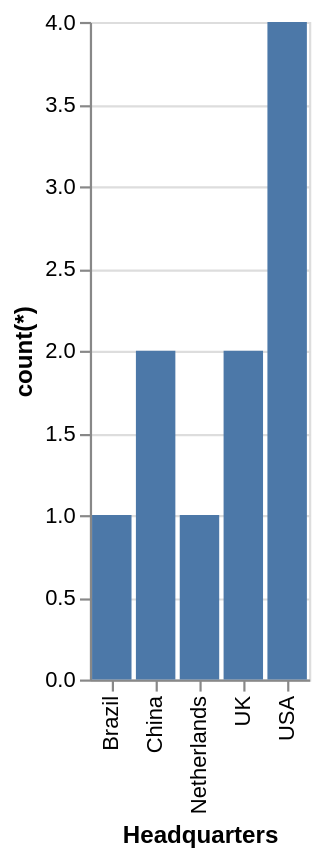

Write the Vega-Lite specification saved for this chart.
### Vega-Lite specification from a JSON file in a GitHub repository (floating-point values rounded to 4 significant figures)
{"data": {"values": [{"x_data": "Brazil", "y_data": 1}, {"x_data": "China", "y_data": 2}, {"x_data": "Netherlands", "y_data": 1}, {"x_data": "UK", "y_data": 2}, {"x_data": "USA", "y_data": 4}]}, "mark": "bar", "encoding": {"x": {"field": "x_data", "type": "nominal", "title": "Headquarters", "sort": "ascending"}, "y": {"field": "y_data", "type": "quantitative", "title": "count(*)"}}}
